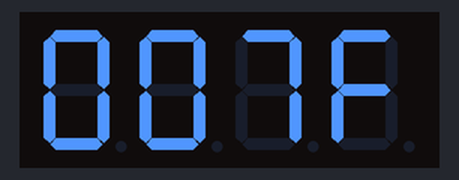
Bench run of a program on a simulated Arduino Uno, built with avr-gcc and run on an emulated ATmega328P. On the bench: 4-digit seven-segment display.

Above: at 0.1 s.
At 6.6 s:
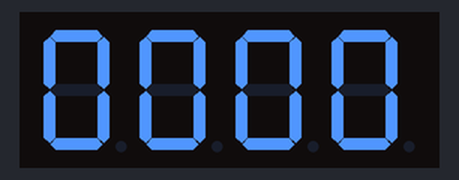
At 12.7 s:
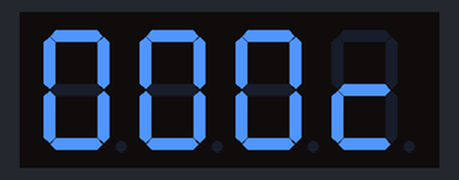
At 21.4 s:
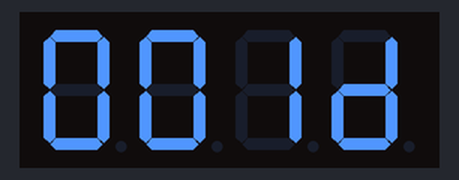
At 28.6 s:
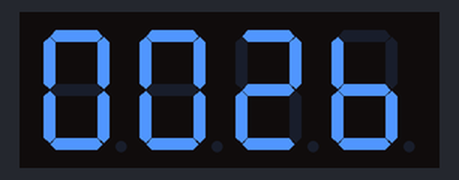
At 38.3 s:
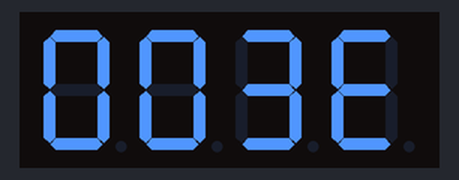

Measured:
- what the display in image 1 shows lasts 0.6 s, from 6.5 s to 7.1 s

The program:

main.cpp
```cpp
#include <TimerOne.h>
#include <Arduino.h>
#include <TM1637.h>
// #include <avr/io.h>
// #include <avr/interrupt.h>

#define TX_PIN 7  // 出力ピン
#define DIO 2
#define CLK 4

#define MAX_PULSES 32 // ヘッダ2 + データ12*2 + トレーラ2 = 28

volatile uint8_t pulseDurations[MAX_PULSES];
volatile uint8_t  pulseLevels[MAX_PULSES];
volatile uint8_t  pulseCount = 0;
volatile uint8_t  pulseIndex = 0;
volatile bool     sending = false;

TM1637 led(CLK, DIO);


void enqueuePulse(uint8_t level, uint16_t dur_ms) {
  if (pulseCount >= MAX_PULSES) return;
  pulseLevels[pulseCount] = level == HIGH ? LOW : HIGH; // GPIOが反転出力
  pulseDurations[pulseCount] = dur_ms; // µsに変換
  pulseCount++;
}

void prepareHeader() {
  enqueuePulse(HIGH, 3);  // 3ms High
  enqueuePulse(LOW, 1);   // 1ms Low
}

void prepareData(uint16_t data) {
  for (int i = 11; i >= 0; i--) {
  // for (int i = 15; i >= 0; i--) {
    enqueuePulse(HIGH, 1); // 共通High 1ms
    bool bit = (data >> i) & 1;
    enqueuePulse(LOW, bit ? 2 : 1); // 1=Low2ms, 0=Low1ms
  }
}

void prepareTrailer() {
  enqueuePulse(HIGH, 1);   // 1ms High
  enqueuePulse(LOW, 20);   // 20ms Low
}

void prepareAll(uint16_t data) {
  prepareHeader();
  prepareData(data);
  prepareTrailer();
}

void pulseHandler() {
  if (!sending) return;

  digitalWrite(TX_PIN, pulseLevels[pulseIndex]);
  pulseDurations[pulseIndex]--;
  if(pulseDurations[pulseIndex] != 0) return;

  pulseIndex++;
  if (pulseIndex >= pulseCount) {
    sending = false;
    return;
  }

}

void startSend() {
  pulseIndex = 0;
  sending = true;
}

// ★ 簡単送信用関数（これを呼ぶだけで送信開始）
void sendCode(uint16_t data) {
  if (sending) return; // 送信中は無視
  pulseCount= 0;
  pulseIndex = 0;
  char text[4];
  sprintf(text, "%04x",data);
  led.display(String(text));
  prepareAll(data);
  startSend();
}

void setup() {
  Timer1.initialize(1000); // 仮初期化
  Timer1.setPeriod(1000);
  Timer1.attachInterrupt(pulseHandler);

  pinMode(TX_PIN, OUTPUT);
  led.begin();
  digitalWrite(TX_PIN, LOW);

  sendCode(0x7F); // Power ON
  delay(1000);
  sendCode(0x7F); // Power ON
  delay(5000);
  //digitalWrite(TX_PIN, LOW); // Output High
  //delay(5000);
  //digitalWrite(TX_PIN, HIGH); // OUtput Low
  //delay(2000);
}

void loop() {
  // 送信完了後に別のデータを送信
  if (!sending) {
    for (uint16_t code = 0x0; code <=0xFFF; code=code+0x1){
      delay(500);
      sendCode(code); // Power ON
    }
  }
  //if (!sending) {
  //  for (uint16_t count = 100; count >0; count--){
  //    sendCode(0x1A3);
  //    delay(1000);
  //  }
  //}
  // if (!sending) {
  //   for (uint16_t count = 5; count >0; count--){
  //     sendCode(0x74);
  //     delay(1000);
  //   }
  // }
  // if (!sending) {
  //   for (uint16_t count = 5; count >0; count--){
  //     sendCode(0x73);
  //     delay(1000);
  //   }
  // }
  // if (!sending) {
  //   for (uint16_t code = 0x200; code >=0x00; code--){
  //     sendCode(code);
  //     delay(1000);
  //   }
  // }
  //delay(5000);
  //sendCode(0x70); // Power ON
  //delay(5000);
  //sendCode(0x7F); // Power ON
  //delay(5000);
  //sendCode(0x73); // Power ON
  //delay(5000);
  //sendCode(0x79); // Power ON
  //delay(5000);
  //// sendCode(0x73); // Power ON
  //// delay(5000);
  //if (!sending) {
  //  for (uint16_t code = 0x73; code <=0x90; code++){
  //    sendCode(code); // Power ON
  //    delay(10000);
  //  }
  //}
  // if (!sending) {
  //   delay(2000);
  //   sendCode(0x020); // Power ON
  //   // sendCode(0x1AE); // Power OFF
  // }
  // if (!sending) {
  //   delay(2000);
  //   sendCode(0x300); // Power ON
  //   // sendCode(0x1A2); // Volume Up
  // }
  // if (!sending) {
  //   delay(2000);
  //   sendCode(0x000); // Power ON
  //   // sendCode(0x1A3); // Volume Down
  // }
  delay(2000);
}
```
